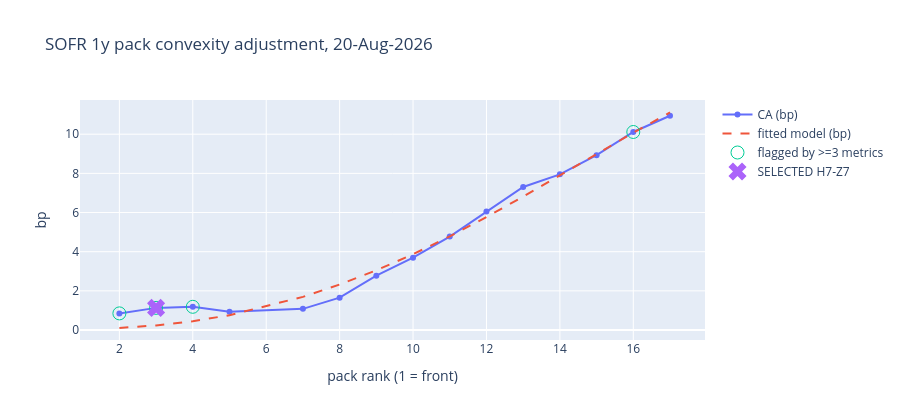

Here is the notebook cell this chart was saved with:
### Code cell
_r = SCREEN.sort_values("rank")
fig = go.Figure()
fig.add_trace(go.Scatter(x=_r["rank"], y=_r["ca_bp"], name="CA (bp)",
                         mode="lines+markers"))
fig.add_trace(go.Scatter(x=_r["rank"], y=_r["ca_model_bp"], name="fitted model (bp)",
                         mode="lines", line=dict(dash="dash")))
_f3 = _r[_r.index.isin(FL[FL["n_flags"] >= 3].index)]
if len(_f3):
    fig.add_trace(go.Scatter(x=_f3["rank"], y=_f3["ca_bp"], name="flagged by >=3 metrics",
                             mode="markers", marker=dict(size=13, symbol="circle-open")))
fig.add_trace(go.Scatter(x=[_row["rank"]], y=[_row["ca_bp"]], name=f"SELECTED {PICK}",
                         mode="markers", marker=dict(size=16, symbol="x")))
fig.update_layout(title=f"SOFR 1y pack convexity adjustment, {AS_OF:%d-%b-%Y}",
                  xaxis_title="pack rank (1 = front)", yaxis_title="bp",
                  height=420)
fig.show()

### Figure 1 — Plotly figure (JSON) as saved in the notebook; plotly's stock layout.template omitted (floating-point values rounded to 4 significant figures)
{"data": [{"mode": "lines+markers", "name": "CA (bp)", "type": "scatter", "x": [2, 3, 4, 5, 7, 8, 9, 10, 11, 12, 13, 14, 15, 16, 17], "y": [0.8502, 1.132, 1.187, 0.9352, 1.081, 1.654, 2.776, 3.696, 4.773, 6.049, 7.303, 7.95, 8.931, 10.11, 10.94]}, {"line": {"dash": "dash"}, "mode": "lines", "name": "fitted model (bp)", "type": "scatter", "x": [2, 3, 4, 5, 7, 8, 9, 10, 11, 12, 13, 14, 15, 16, 17], "y": [0.1044, 0.2375, 0.4491, 0.7595, 1.694, 2.324, 3.049, 3.872, 4.782, 5.768, 6.812, 7.894, 8.99, 10.07, 11.11]}, {"marker": {"size": 13, "symbol": "circle-open"}, "mode": "markers", "name": "flagged by >=3 metrics", "type": "scatter", "x": [2, 3, 4, 16], "y": [0.8502, 1.132, 1.187, 10.11]}, {"marker": {"size": 16, "symbol": "x"}, "mode": "markers", "name": "SELECTED H7-Z7", "type": "scatter", "x": [3], "y": [1.132]}], "layout": {"height": 420, "title": {"text": "SOFR 1y pack convexity adjustment, 20-Aug-2026"}, "xaxis": {"title": {"text": "pack rank (1 = front)"}}, "yaxis": {"title": {"text": "bp"}}}}
